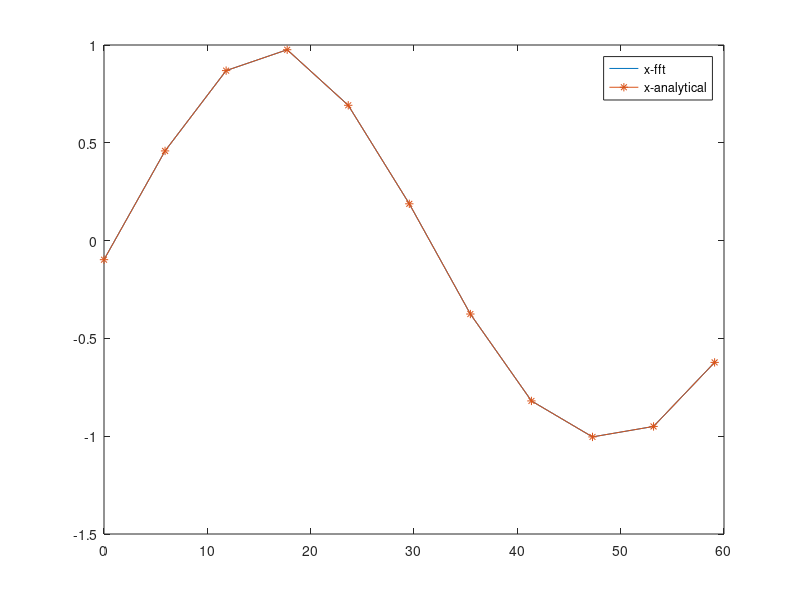
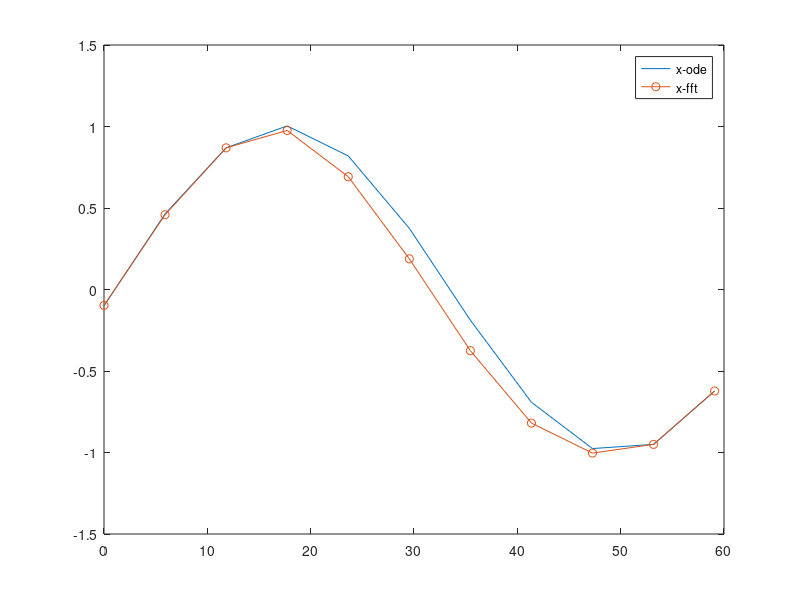

Here is the MATLAB script that generated these plots, in order:
%equation x"+x'+x=sinwt
function hb_with_damping()
clc
clear all
close all
global N T w t F W X
N=11; %No. of points assumed
T=65; %Total time
w=2*pi/T;
t=linspace(0,T,N+1);%actually they will be N equally divided points in continuous system
t=t(1:end-1);%we required N-1 points in the current system
F=sin(w*t);%forcing term
iw=(0:ceil(N-1)/2)*1i*(w); miw=(-1i)*(floor(N/2):-1:1)*(w); %- & + values of w
W=[iw,miw];
X=fft(F);

x=fminsearch(error(), X);

function residue=error()
dotX=W.*X;
dotx=ifft(dotX);
ddotX=(W.^2).*X;
ddotx=ifft(ddotX);
x0=ddotx/W.^2; %displacement in time domain

residue=@(X) sum(abs(ddotx+dotx+x0-F).^2)

end
 figure(1)
 a=w*sqrt(1-(ifft(X)).^2)-(ifft(X)).*(1-w^2);
 b=w*sqrt(1-F.^2)-F.*(1-w^2);
 plot(t,a./(w^2-w^4-1),t,b./(w^2-w^4-1),'*-')
 legend('x-fft','x-analytical')
 x_0=-0.1;v0=0;
 fnc = @(t,x)[x(2);sin(w*t)-x(2)-x(1)]
 [tspan,x_ode] = ode45(fnc,t,[x_0 v0])
 figure(2)
 plot(t,x_ode(:,1),t,a./(w^2-w^4-1),'o-')
 legend('x-ode','x-fft')
end
